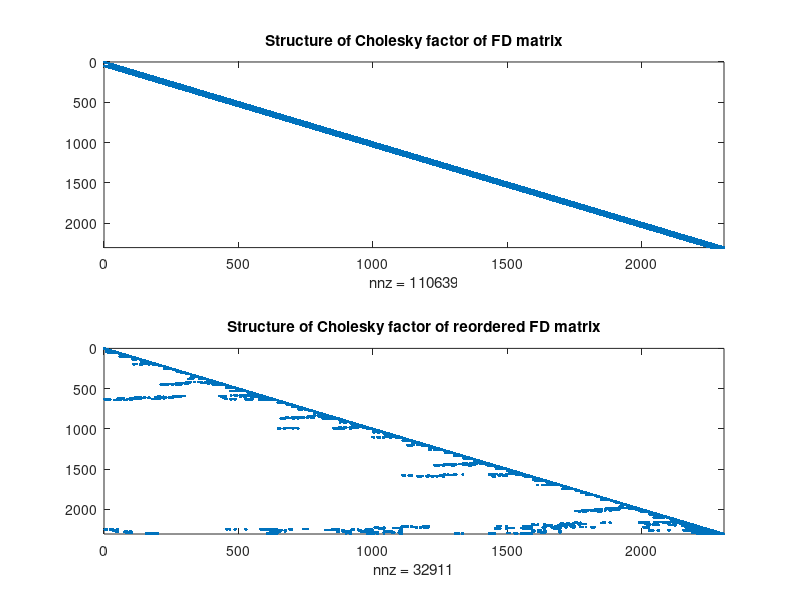

The MATLAB script that drew this image:
% Create 2D finite difference matrix
N = 50;
A = sparse(N^2,N^2);
h = 1/(N-1);
ijmap = @(i,j)((i-1)*N + j);
interior = []; % Non-boundary nodes

for i = 1:N
	for j = 1:N
        x(i, j) = (i-1)/(N-1);
        y(i,j) = (j-1)/(N-1);
        
        if ((i>1) & (i<N) & (j>1) & ( j<N))
            I1 = ijmap(i,j);
            interior = [interior I1];
            A(I1, ijmap(i-1,j)) =  -1/h^2;
            A(I1, ijmap(i+1,j)) =  -1/h^2;
            A(I1, ijmap(i,j-1)) =  -1/h^2;
            A(I1, ijmap(i,j+1)) =  -1/h^2;
            A(I1, I1)           =   4/h^2;
        end
    end
end

A = A(interior, interior);

L = chol(A, 'lower');
figure(1); subplot(2, 1, 1);
spy(L); title('Structure of Cholesky factor of FD matrix');
% Number of nonzeros
nnz(L);

order = amd(A);
L_amd = chol(A(order, order), 'lower');
subplot(2, 1, 2);
spy(L_amd); title('Structure of Cholesky factor of reordered FD matrix')
nnz(L_amd); % Returns 32911